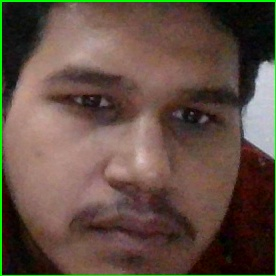
#> input picture students/34_Raunak Jha .jpg, 276 x 276 px, given in place of the camera
$ python attendance_system.py
#> lines starting #> are read from the running program, lines starting #| are printed output that depends on the picture
import cv2
import sqlite3
from datetime import datetime

conn = sqlite3.connect("classpulse.db")
cursor = conn.cursor()

recognizer = cv2.face.LBPHFaceRecognizer_create()
recognizer.read("face_model.yml")

names = {}

with open("names.txt", "r") as f:
#> (reads names.txt from the repository)
    for line in f:
        label, name = line.strip().split(",")
        names[int(label)] = name

face_cascade = cv2.CascadeClassifier(
    cv2.data.haarcascades + "haarcascade_frontalface_default.xml"
)

checked_students = set()

cap = cv2.VideoCapture(0)

while True:
    ret, frame = cap.read()
#> frame is the input picture: shape (276, 276, 3); mean B, G, R 67.4, 79, 98.4

    if not ret:
        break

    gray = cv2.cvtColor(frame, cv2.COLOR_BGR2GRAY)
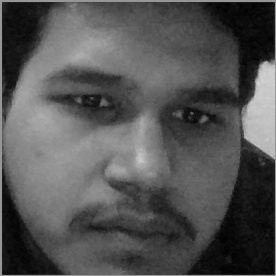
#> gray: shape (276, 276); min 1, max 212, mean 83.5

    faces = face_cascade.detectMultiScale(gray, scaleFactor=1.1, minNeighbors=5)
#> faces = ()

    for (x, y, w, h) in faces:
        face = gray[y:y+h, x:x+w]
        face = cv2.resize(face, (200, 200))

        label, confidence = recognizer.predict(face)

        if confidence < 80:
            name = names[label]

            if name not in checked_students:
                now = datetime.now()
                date = now.strftime("%Y-%m-%d")
                time = now.strftime("%H:%M:%S")

                cursor.execute("""
                SELECT * FROM attendance
                WHERE name=? AND date=?
                """, (name, date))

                result = cursor.fetchone()

                if result is None:
                    cursor.execute("""
                    INSERT INTO attendance (name, date, time)
                    VALUES (?, ?, ?)
                    """, (name, date, time))

                    conn.commit()
                    print(f"{name} attendance stored!")

                else:
                    print(f"{name} already marked today")

                checked_students.add(name)

        else:
            name = "Unknown"

        cv2.rectangle(frame, (x, y), (x+w, y+h), (0,255,0), 2)

        cv2.putText(
            frame,
            name,
            (x, y-10),
            cv2.FONT_HERSHEY_SIMPLEX,
            0.8,
            (0,255,0),
            2
        )
#> this loop made 0 passes
#> after the loop, checked_students = 0 items

    cv2.imshow("ClassPulse AI Attendance", frame)

    if cv2.waitKey(1) & 0xFF == ord('q'):
#> (key q is pressed here)
        break

cap.release()
conn.close()
cv2.destroyAllWindows()
